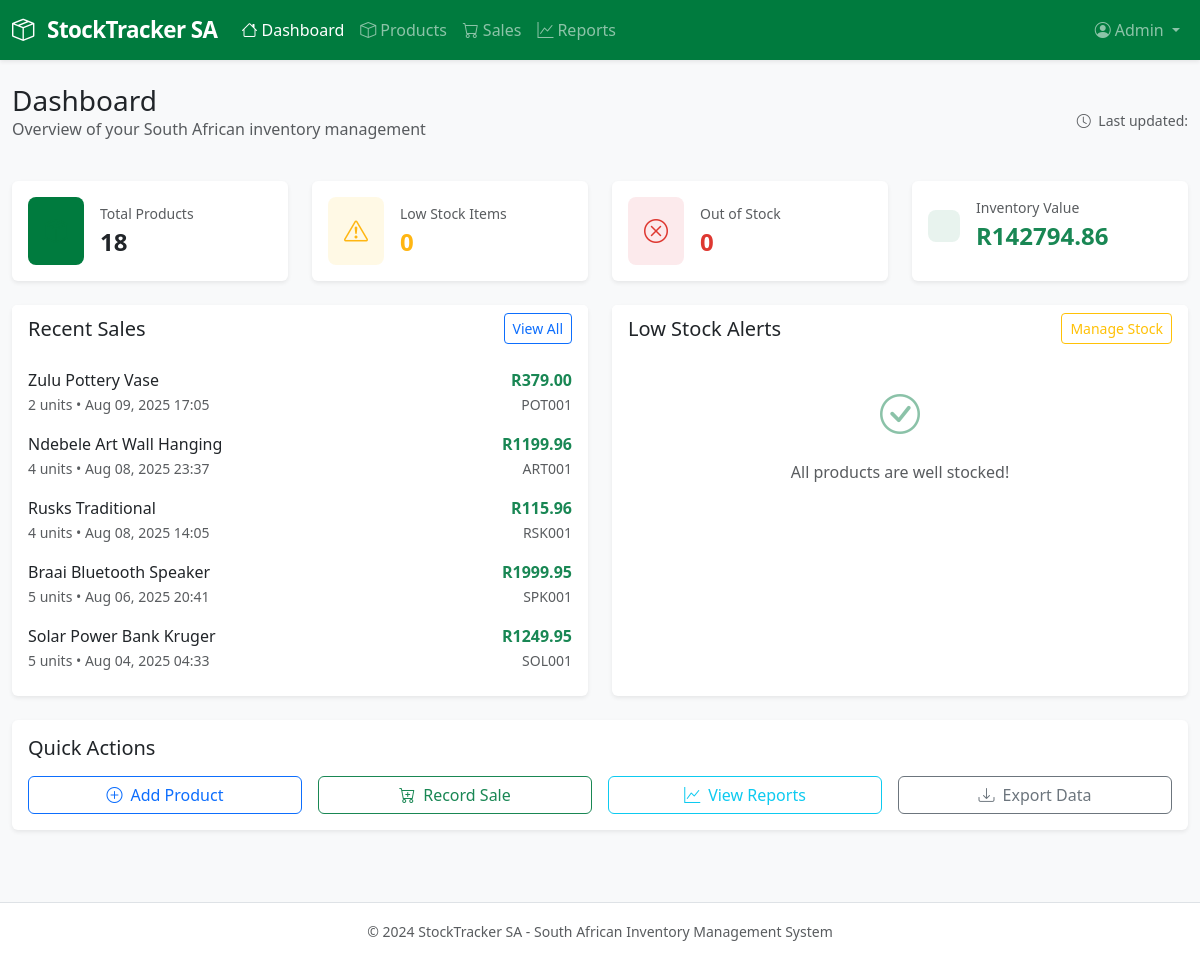
The page / on the database its author committed.
### inventory/models.py (models this page shows, shortened)
class Sale(models.Model):
    id = models.UUIDField(primary_key=True, default=uuid.uuid4, editable=False)
    product = models.ForeignKey(Product, on_delete=models.CASCADE, related_name='sales')
    quantity = models.PositiveIntegerField(validators=[MinValueValidator(1)])
    unit_price = models.DecimalField(max_digits=10, decimal_places=2)
    total_price = models.DecimalField(max_digits=10, decimal_places=2)
    sale_date = models.DateTimeField(default=timezone.now)
    class Meta:
        ordering = ['-sale_date']

class Product(models.Model):
    CATEGORY_CHOICES = [
        ('food_beverages', 'Food & Beverages'),
        ('clothing_sports', 'Clothing & Sports'),
        ('arts_crafts', 'Arts & Crafts'),
        ('garden_plants', 'Garden & Plants'),
        ('home_living', 'Home & Living'),
        ('electronics', 'Electronics'),
    ]
    id = models.UUIDField(primary_key=True, default=uuid.uuid4, editable=False)
    name = models.CharField(max_length=200)
    sku = models.CharField(max_length=50, unique=True)
    description = models.TextField(blank=True, null=True)
    category = models.CharField(max_length=20, choices=CATEGORY_CHOICES)
    price = models.DecimalField(max_digits=10, decimal_places=2, validators=[MinValueValidator(Decimal('0.01'))])
    stock = models.PositiveIntegerField(default=0)
    low_stock_threshold = models.PositiveIntegerField(default=10)
    created_at = models.DateTimeField(auto_now_add=True)
    updated_at = models.DateTimeField(auto_now=True)
    class Meta:
        ordering = ['name']
    @property
    def total_value(self):
        return float(self.price) * self.stock

### inventory/views.py (the view)
# urls.py: path('', views.dashboard, name='dashboard'),
def dashboard(request):
    total_products = Product.objects.count()
    low_stock_items = Product.objects.filter(stock__lte=F('low_stock_threshold')).count()
    out_of_stock_items = Product.objects.filter(stock=0).count()
    sales_today = Sale.objects.filter(sale_date__date=datetime.now().date())
    total_sales_today = sales_today.aggregate(total=Sum('total_price'))['total'] or Decimal('0')
    recent_sales = Sale.objects.select_related('product').order_by('-sale_date')[:5]
    low_stock_products = Product.objects.filter(
        stock__lte=F('low_stock_threshold')
    ).order_by('stock')[:10]
    inventory_value = sum(product.total_value for product in Product.objects.all())
    context = {
        'total_products': total_products,
        'low_stock_items': low_stock_items,
        'out_of_stock_items': out_of_stock_items,
        'total_sales_today': total_sales_today,
        'recent_sales': recent_sales,
        'low_stock_products': low_stock_products,
        'inventory_value': inventory_value,
    }
    return render(request, 'inventory/dashboard.html', context)

### templates/inventory/dashboard.html (shortened to what this page needs)
{% extends 'base.html' %}
{% load static %}
{% block content %}
<div class="row">
    <div class="col-12">
        <div class="d-flex justify-content-between align-items-center mb-4">
            <div>
                <h1 class="h3 mb-0">Dashboard</h1>
                <p class="text-muted">Overview of your South African inventory management</p>
            </div>
            <div class="text-end">
                <small class="text-muted">
                    <i class="bi bi-clock me-1"></i>
                    Last updated: {{ "now"|date:"Y-m-d H:i" }}
                </small>
            </div>
        </div>
    </div>
</div>
<div class="row g-4 mb-4">
    <div class="col-md-3">
        <div class="card h-100 border-0 shadow-sm">
            <div class="card-body">
                <div class="d-flex align-items-center">
                    <div class="flex-shrink-0">
                        <div class="bg-primary bg-opacity-10 rounded-3 p-3">
                            <i class="bi bi-box-seam text-primary fs-4"></i>
                        </div>
                    </div>
                    <div class="flex-grow-1 ms-3">
                        <div class="text-muted small">Total Products</div>
                        <div class="fs-4 fw-bold">{{ total_products }}</div>
                    </div>
                </div>
            </div>
        </div>
    </div>
    <div class="col-md-3">
        <div class="card h-100 border-0 shadow-sm">
            <div class="card-body">
                <div class="d-flex align-items-center">
                    <div class="flex-shrink-0">
                        <div class="bg-warning bg-opacity-10 rounded-3 p-3">
                            <i class="bi bi-exclamation-triangle text-warning fs-4"></i>
                        </div>
                    </div>
                    <div class="flex-grow-1 ms-3">
                        <div class="text-muted small">Low Stock Items</div>
                        <div class="fs-4 fw-bold text-warning">{{ low_stock_items }}</div>
                    </div>
                </div>
            </div>
        </div>
    </div>
    <div class="col-md-3">
        <div class="card h-100 border-0 shadow-sm">
            <div class="card-body">
                <div class="d-flex align-items-center">
                    <div class="flex-shrink-0">
                        <div class="bg-danger bg-opacity-10 rounded-3 p-3">
                            <i class="bi bi-x-circle text-danger fs-4"></i>
                        </div>
                    </div>
                    <div class="flex-grow-1 ms-3">
                        <div class="text-muted small">Out of Stock</div>
                        <div class="fs-4 fw-bold text-danger">{{ out_of_stock_items }}</div>
                    </div>
                </div>
            </div>
        </div>
    </div>
    <div class="col-md-3">
        <div class="card h-100 border-0 shadow-sm">
            <div class="card-body">
                <div class="d-flex align-items-center">
                    <div class="flex-shrink-0">
                        <div class="bg-success bg-opacity-10 rounded-3 p-3">
                        </div>
                    </div>
                    <div class="flex-grow-1 ms-3">
                        <div class="text-muted small">Inventory Value</div>
                        <div class="fs-4 fw-bold text-success">R{{ inventory_value|floatformat:2 }}</div>
                    </div>
                </div>
            </div>
        </div>
    </div>
</div>
<div class="row g-4">
    <div class="col-lg-6">
        <div class="card h-100 border-0 shadow-sm">
            <div class="card-header bg-white border-0 pb-0">
                <div class="d-flex justify-content-between align-items-center">
                    <h5 class="card-title mb-0">Recent Sales</h5>
                    <a href="{% url 'sales_list' %}" class="btn btn-sm btn-outline-primary">View All</a>
                </div>
            </div>
            <div class="card-body">
                {% if recent_sales %}
                    <div class="list-group list-group-flush">
                        {% for sale in recent_sales %}
                        <div class="list-group-item border-0 px-0">
                            <div class="d-flex justify-content-between align-items-center">
                                <div>
                                    <div class="fw-medium">{{ sale.product.name }}</div>
                                    <small class="text-muted">
                                        {{ sale.quantity }} units • {{ sale.sale_date|date:"M d, Y H:i" }}
                                    </small>
                                </div>
                                <div class="text-end">
                                    <div class="fw-bold text-success">R{{ sale.total_price }}</div>
                                    <small class="text-muted">{{ sale.product.sku }}</small>
                                </div>
                            </div>
                        </div>
                        {% endfor %}
                    </div>
                {% else %}
                    <div class="text-center py-4 text-muted">
                        <i class="bi bi-cart-x fs-1 mb-3 d-block opacity-50"></i>
                        <p>No recent sales found</p>
                    </div>
                {% endif %}
            </div>
        </div>
    </div>
    <div class="col-lg-6">
        <div class="card h-100 border-0 shadow-sm">
            <div class="card-header bg-white border-0 pb-0">
                <div class="d-flex justify-content-between align-items-center">
                    <h5 class="card-title mb-0">Low Stock Alerts</h5>
                    <a href="{% url 'product_list' %}?search=&category=" class="btn btn-sm btn-outline-warning">Manage Stock</a>
                </div>
            </div>
            <div class="card-body">
                {% if low_stock_products %}
                    <div class="list-group list-group-flush">
                        {% for product in low_stock_products %}
                        <div class="list-group-item border-0 px-0">
                            <div class="d-flex justify-content-between align-items-center">
                                <div>
                                    <div class="fw-medium">{{ product.name }}</div>
                                    <small class="text-muted">{{ product.sku }} • {{ product.get_category_display }}</small>
                                </div>
                                <div class="text-end">
                                    <span class="badge {% if product.stock == 0 %}bg-danger{% else %}bg-warning{% endif %}">
                                        {{ product.stock }} left
                                    </span>
                                    <div class="small text-muted">Threshold: {{ product.low_stock_threshold }}</div>
                                </div>
                            </div>
                        </div>
                        {% endfor %}
                    </div>
                {% else %}
                    <div class="text-center py-4 text-muted">
                        <i class="bi bi-check-circle fs-1 mb-3 d-block text-success opacity-50"></i>
                        <p>All products are well stocked!</p>
                    </div>
                {% endif %}
            </div>
        </div>
    </div>
</div>
<div class="row mt-4">
    <div class="col-12">
        <div class="card border-0 shadow-sm">
            <div class="card-body">
                <h5 class="card-title mb-3">Quick Actions</h5>
                <div class="row g-3">
                    <div class="col-md-3">
                        <a href="/admin/inventory/product/add/" class="btn btn-outline-primary w-100">
                            <i class="bi bi-plus-circle me-2"></i>Add Product
                        </a>
                    </div>
                    <div class="col-md-3">
                        <button class="btn btn-outline-success w-100" data-bs-toggle="modal" data-bs-target="#recordSaleModal">
                            <i class="bi bi-cart-plus me-2"></i>Record Sale
                        </button>
                    </div>
                    <div class="col-md-3">
                        <a href="{% url 'reports' %}" class="btn btn-outline-info w-100">
                            <i class="bi bi-graph-up me-2"></i>View Reports
                        </a>
                    </div>
                    <div class="col-md-3">
                        <a href="{% url 'export_data' %}?type=products" class="btn btn-outline-secondary w-100">
                            <i class="bi bi-download me-2"></i>Export Data
                        </a>
                    </div>
                </div>
            </div>
        </div>
    </div>
</div>
{% endblock %}

### templates/base.html (shortened to what this page needs)
<!DOCTYPE html>
<html lang="en">
<head>
    <link href="https://cdn.jsdelivr.net/npm/bootstrap@5.3.0/dist/css/bootstrap.min.css" rel="stylesheet">
    <link href="https://cdn.jsdelivr.net/npm/bootstrap-icons@1.10.0/font/bootstrap-icons.css" rel="stylesheet">
    {% load static %}
    <link href="{% static 'css/custom.css' %}" rel="stylesheet">
</head>
<body class="bg-light">
    <nav class="navbar navbar-expand-lg navbar-dark bg-primary shadow-sm">
        <div class="container-fluid">
            <a class="navbar-brand fw-bold" href="{% url 'dashboard' %}">
                <i class="bi bi-box-seam me-2"></i>
                StockTracker SA
            </a>
            <div class="collapse navbar-collapse" id="navbarNav">
                <ul class="navbar-nav me-auto">
                    <li class="nav-item">
                        <a class="nav-link {% if request.resolver_match.url_name == 'dashboard' %}active{% endif %}" href="{% url 'dashboard' %}">
                            <i class="bi bi-house me-1"></i>Dashboard
                        </a>
                    </li>
                    <li class="nav-item">
                        <a class="nav-link {% if request.resolver_match.url_name == 'product_list' %}active{% endif %}" href="{% url 'product_list' %}">
                            <i class="bi bi-box me-1"></i>Products
                        </a>
                    </li>
                    <li class="nav-item">
                        <a class="nav-link {% if request.resolver_match.url_name == 'sales_list' %}active{% endif %}" href="{% url 'sales_list' %}">
                            <i class="bi bi-cart me-1"></i>Sales
                        </a>
                    </li>
                    <li class="nav-item">
                        <a class="nav-link {% if request.resolver_match.url_name == 'reports' %}active{% endif %}" href="{% url 'reports' %}">
                            <i class="bi bi-graph-up me-1"></i>Reports
                        </a>
                    </li>
                </ul>
                <ul class="navbar-nav">
                    <li class="nav-item dropdown">
                        <a class="nav-link dropdown-toggle" href="#" role="button" data-bs-toggle="dropdown">
                            <i class="bi bi-person-circle me-1"></i>Admin
                        </a>
                    </li>
                </ul>
            </div>
        </div>
    </nav>
    <main class="container-fluid py-4">
        {% block content %}{% endblock %}
    </main>
    <footer class="bg-white border-top mt-5 py-3">
        <div class="container-fluid text-center text-muted">
            <small>&copy; 2024 StockTracker SA - South African Inventory Management System</small>
        </div>
    </footer>
</body>
</html>

### static/css/custom.css (style rules this page uses)
:root { --sa-green: #007b3e; --sa-gold: #ffb612; --sa-blue: #002395; --sa-red: #de3831; }
body { font-family: 'Segoe UI', Tahoma, Geneva, Verdana, sans-serif; }
.navbar-brand { font-size: 1.4rem; letter-spacing: -0.025em; }
.bg-primary { background-color: var(--sa-green) !important; }
.text-primary { color: var(--sa-green) !important; }
.card { transition: all 0.2s ease-in-out; }
.list-group-item { transition: background-color 0.2s ease-in-out; }
.text-warning { color: var(--sa-gold) !important; }
.text-danger { color: var(--sa-red) !important; }
.shadow-sm { box-shadow: 0 0.125rem 0.25rem rgba(0, 0, 0, 0.075) !important; }

### rows shown on the page
Sale: product.name "Zulu Pottery Vase", quantity "2", sale_date "Aug 09, 2025 17:05", total_price "379.00", product.sku "POT001"
Sale: product.name "Ndebele Art Wall Hanging", quantity "4", sale_date "Aug 08, 2025 23:37", total_price "1199.96", product.sku "ART001"
Sale: product.name "Rusks Traditional", quantity "4", sale_date "Aug 08, 2025 14:05", total_price "115.96", product.sku "RSK001"
Sale: product.name "Braai Bluetooth Speaker", quantity "5", sale_date "Aug 06, 2025 20:41", total_price "1999.95", product.sku "SPK001"
Sale: product.name "Solar Power Bank Kruger", quantity "5", sale_date "Aug 04, 2025 04:33", total_price "1249.95", product.sku "SOL001"

### other values the page prints
{{ total_products }} "18"
{{ low_stock_items }} "0"
{{ out_of_stock_items }} "0"
{{ inventory_value|floatformat:2 }} "142794.86"
